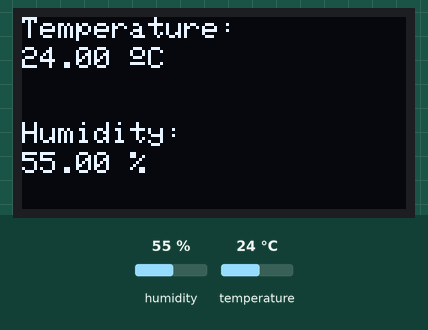
Bench run of a sketch on a simulated ESP32. On the bench: 128×64 one-colour display. Inputs (shaded band) come from the test bench; at power-on: humidity 55 %, temperature 24 °C. What the sketch prints to the serial monitor is not drawn.

Above: at 4.7 s.
4.8 s: humidity set to 22 %
At 6.9 s:
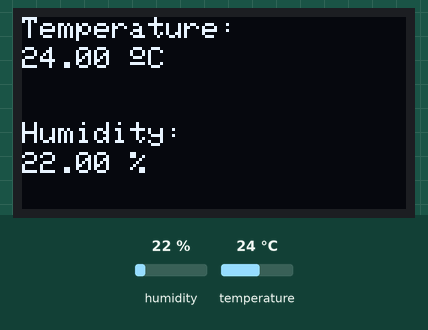
7.9 s: temperature set to 41 °C
At 8.8 s:
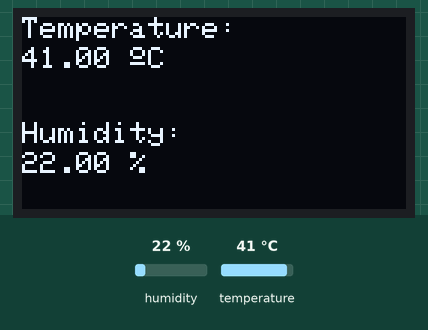
11.0 s: humidity set to 40 %
At 12.7 s:
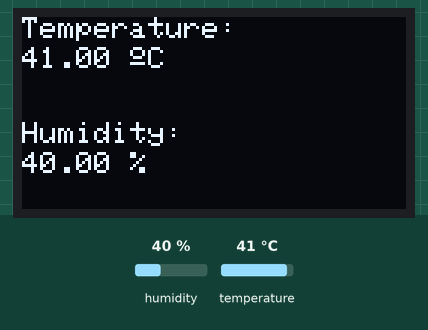
14.1 s: temperature set to 12 °C
At 15.7 s:
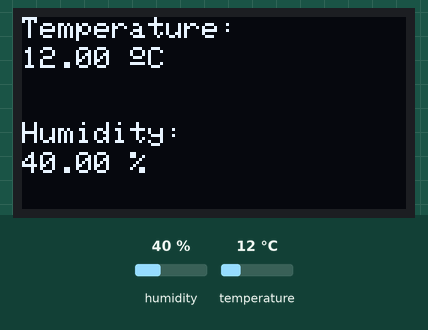
Timing chart, 0 to 17.2 s (numbered marks = the images above; inputs shaded):
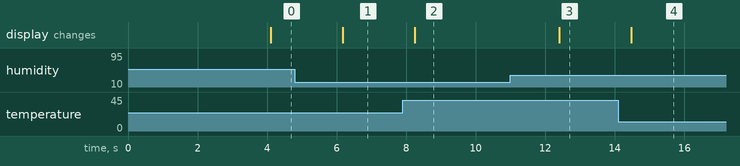

Measured:
- after the input at 4.8 s, the display: changes after 1.4 s (image 1)
- after the input at 7.9 s, the display: changes after 0.35 s (image 2)
- after the input at 11.0 s, the display: changes after 1.4 s (image 3)
- after the input at 14.1 s, the display: changes after 0.38 s (image 4)

The sketch:

DHT_ESP32.ino
```cpp
#include <Wire.h>
#include <Adafruit_GFX.h>
#include <Adafruit_SSD1306.h>
#include <Adafruit_Sensor.h>
#include "DHT.h"
#define SCREEN_WIDTH 128
#define SCREEN_HEIGHT 64

// Declaration for an SSD1306 display connected to I2C (SDA, SCL pins)
Adafruit_SSD1306 display(SCREEN_WIDTH, SCREEN_HEIGHT, &Wire, -1);

#define DHTSensorPin 14

#define TIPEDHT DHT11 //terserah mau diisi apa, untuk mendeklarasikan sensor DHT

//reset pin, tidak digunakan, tapi dibutuhkan untuk library
//#define OLED_RESET 4
//Adafruit_SSD1306 display(SCREEN_WIDTH, SCREEN_HEIGHT, &Wire, OLED_RESET);

DHT dht(DHTSensorPin, TIPEDHT);
//#define TIPEDHT   DHT22     // DHT 22 (AM2302)
//#define TIPEDHT    DHT21     // DHT 21 (AM2301)

float kelembaban;
float suhuC;
float suhuF;

void setup() {
  Serial.begin(9600);

  dht.begin();

  if(!display.begin(SSD1306_SWITCHCAPVCC, 0x3C)) {
    Serial.println(F("SSD1306 allocation failed"));
    for(;;);
  }
  delay(2000);
  display.clearDisplay();
  display.setTextColor(WHITE);
}

void loop() {
  delay(2000); //delay sebelum pengukuran, agar lebih stabil
  kelembaban = dht.readHumidity(); //membaca kelembaban
  suhuC      = dht.readTemperature(); // membaca suhu default, Celcius
  suhuF      = dht.readTemperature(true); // membaca suhu Fahrenheit, isFahrenheit = true

  //Ngecek jika ada pembacaan yang gagal dan keluar secepatnya (lalu mencoba ulang)
  if (isnan(kelembaban) || isnan(suhuC) || isnan(suhuF)) {
    Serial.println("Failed to read from DHT sensor!");
    return;
  }

    // Compute heat index in Fahrenheit (the default)
    float hif = dht.computeHeatIndex(suhuF, kelembaban);
    // Compute heat index in Celsius (isFahreheit = false)
    float hic = dht.computeHeatIndex(suhuC, kelembaban, false);


  Serial.print("Kelembaban:");
  Serial.print(kelembaban);
  Serial.print("%\t");

  Serial.print("Temperatur (C):");
  Serial.print(suhuC);
  Serial.print("*C  ");
  Serial.print(" ~ (F):");
  Serial.print(suhuF);
  Serial.print("*F\t");

  Serial.print("Heat index: ");
  Serial.print(hic);
  Serial.print(" *C ");
  Serial.print(hif);
  Serial.println(" *F");

  // clear display
  display.clearDisplay();

  // display temperature
  display.setTextSize(1);
  display.setCursor(0,0);
  display.print("Temperature: ");
  display.setTextSize(1);
  display.setCursor(0,10);
  display.print(suhuC);
  display.print(" ");
  display.setTextSize(1);
  display.cp437(true);
  display.write(167);
  display.setTextSize(1);
  display.print("C");

  // display humidity
  display.setTextSize(1);
  display.setCursor(0, 35);
  display.print("Humidity: ");
  display.setTextSize(1);
  display.setCursor(0, 45);
  display.print(kelembaban);
  display.print(" %");

  display.display();
}
```
